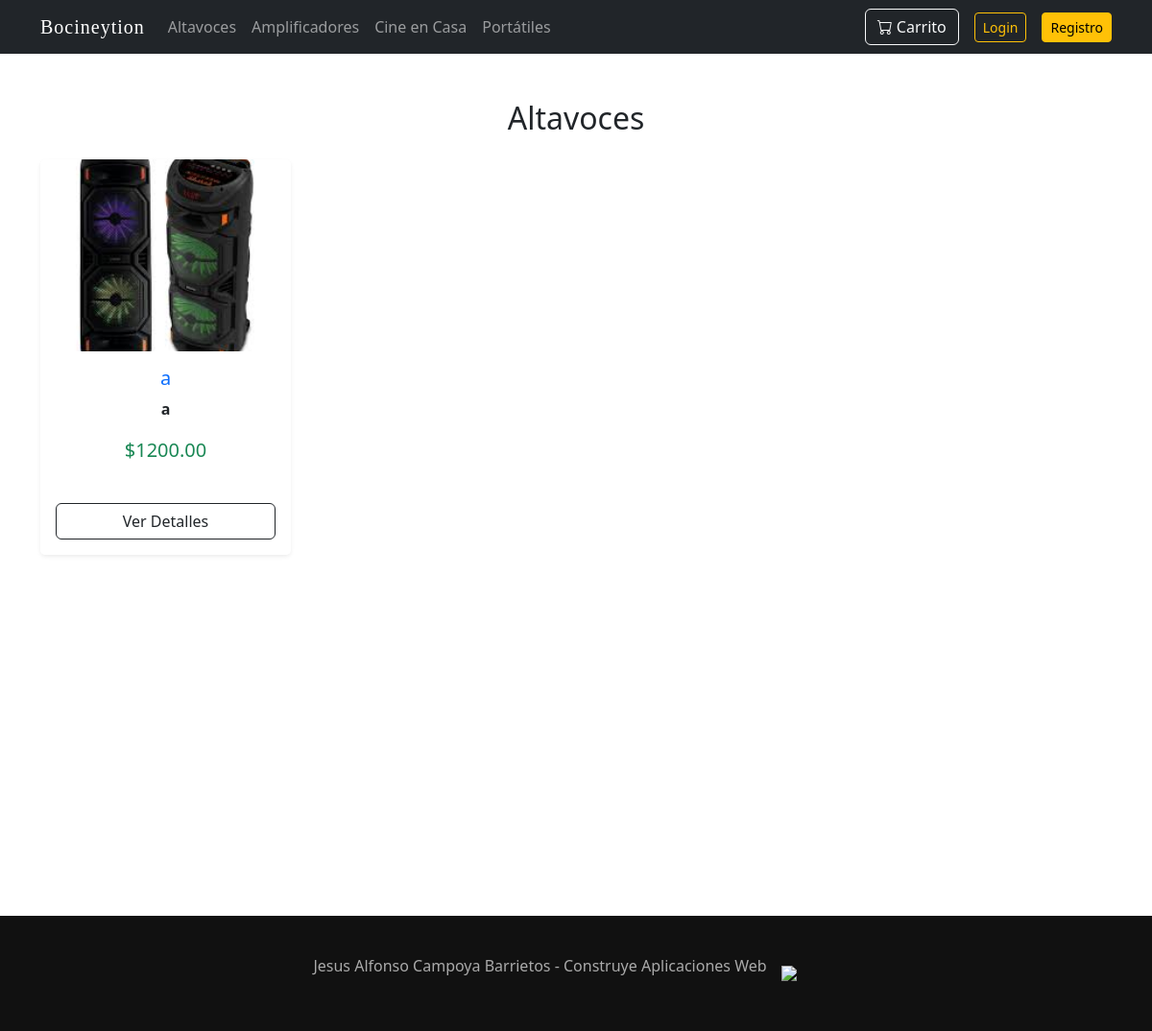
The page /cat/altavoces/ on the database its author committed.
### app_admin/models.py (models this page shows, shortened)
class Producto(models.Model):
    CATEGORIAS = [
        ("altavoces", "Altavoces"),
        ("amplificadores", "Amplificadores"),
        ("cine", "Cine en Casa"),
        ("portatiles", "Portátiles"),
    ]
    categoria = models.CharField(max_length=20, choices=CATEGORIAS)
    marca = models.CharField(max_length=100)
    modelo = models.CharField(max_length=100)
    tipo_conectividad = models.CharField(max_length=100)
    numero = models.IntegerField()
    stock = models.IntegerField()
    precio = models.DecimalField(max_digits=10, decimal_places=2)
    imagen = models.ImageField(upload_to='productos/', blank=True, null=True)

### app_admin/views.py (the view)
# urls.py: path('cat/altavoces/', views.AltavocesView.as_view(), name='cat-altavoces'),
class AltavocesView(ListView):
    model = Producto
    template_name = 'usuario/cat_altavoces.html'
    context_object_name = 'productos'
    def get_queryset(self):
        return Producto.objects.filter(categoria='altavoces')

### app_admin/templates/usuario/cat_altavoces.html
{% extends 'usuario/base_public.html' %}
{% block content %}
<div class="container mt-5">
    <h2 class="text-center mb-4">Altavoces</h2>
    <div class="row">
        {% for producto in productos %}
        <div class="col-md-3 mb-4">
            <div class="card h-100 shadow-sm border-0">
                {% if producto.imagen %}
                    <img src="{{ producto.imagen.url }}" class="card-img-top" alt="{{ producto.modelo }}" style="height: 200px; object-fit: cover;">
                {% else %}
                    <div class="bg-secondary text-white d-flex justify-content-center align-items-center" style="height: 200px;">
                        Sin Imagen
                    </div>
                {% endif %}
                <div class="card-body text-center">
                    <h5 class="card-title text-primary">{{ producto.marca }}</h5>
                    <p class="card-text fw-bold">{{ producto.modelo }}</p>
                    <p class="text-success fs-5">${{ producto.precio }}</p>
                </div>
                <div class="card-footer bg-white border-0 text-center pb-3">
                    <a href="{% url 'producto-public-detail' producto.pk %}" class="btn btn-outline-dark w-100">
                        Ver Detalles
                    </a>
                </div>
            </div>
        </div>
        {% empty %}
        <div class="col-12 text-center py-5">
            <p class="text-muted">No hay productos disponibles en esta categoría por el momento.</p>
        </div>
        {% endfor %}
    </div>
</div>
{% endblock %}

### rows shown on the page
Producto: imagen (picture), marca "a", modelo "a", precio "1200.00"
